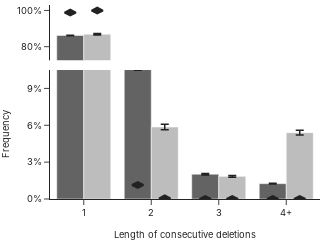

Notebook source saved alongside this figure:
### Code cell
fig = length_plots(data, 'deletions')
fig.update_yaxes(title='Frequency', range=[0, 0.105], row=2, dtick=0.03, title_font_size=28/3, tickfont_size=28/3)
fig.update_yaxes(range=[0.725, 1.03], row=1, dtick=0.2, title_font_size=28/3, tickfont_size=28/3)
fig.update_xaxes(title='Length of consecutive deletions', title_font_size=28/3, tickfont_size=28/3)
fig.show()
fig.write_image("length_dels.svg")

### Figure 1 — Plotly figure (JSON) as saved in the notebook; plotly's stock layout.template omitted (floating-point values rounded to 4 significant figures)
{"data": [{"error_y": {"array": [0.00106, 0.0006562, 0.0005399, 0.0002584], "color": "#222222", "thickness": 1.5, "type": "data", "visible": true}, "marker": {"color": "#636363"}, "type": "bar", "x": [1, 2, 3, 4], "xaxis": "x", "y": [0.862, 0.1054, 0.02016, 0.01248], "yaxis": "y"}, {"error_y": {"array": [0.00106, 0.0006562, 0.0005399, 0.0002584], "color": "#222222", "thickness": 1.5, "type": "data", "visible": true}, "marker": {"color": "#636363"}, "type": "bar", "x": [1, 2, 3, 4], "xaxis": "x2", "y": [0.862, 0.1054, 0.02016, 0.01248], "yaxis": "y2"}, {"marker": {"color": "#222222", "line": {"color": "#222222", "width": 2}, "size": 8, "symbol": "diamond-wide"}, "mode": "markers", "type": "scatter", "x": [0.8, 1.8, 2.8, 3.8], "xaxis": "x", "y": [0.9885, 0.01138, 1.527e-06, 1.509e-06], "yaxis": "y"}, {"marker": {"color": "#222222", "line": {"color": "#222222", "width": 2}, "size": 8, "symbol": "diamond-wide"}, "mode": "markers", "type": "scatter", "x": [0.8, 1.8, 2.8, 3.8], "xaxis": "x2", "y": [0.9885, 0.01138, 1.527e-06, 1.509e-06], "yaxis": "y2"}, {"error_y": {"array": [0.004053, 0.002198, 0.0007357, 0.001976], "color": "#222222", "thickness": 1.5, "type": "data", "visible": true}, "marker": {"color": "#bdbdbd"}, "type": "bar", "x": [1, 2, 3, 4], "xaxis": "x", "y": [0.869, 0.05859, 0.01845, 0.05398], "yaxis": "y"}, {"error_y": {"array": [0.004053, 0.002198, 0.0007357, 0.001976], "color": "#222222", "thickness": 1.5, "type": "data", "visible": true}, "marker": {"color": "#bdbdbd"}, "type": "bar", "x": [1, 2, 3, 4], "xaxis": "x2", "y": [0.869, 0.05859, 0.01845, 0.05398], "yaxis": "y2"}, {"marker": {"color": "#222222", "line": {"color": "#222222", "width": 2}, "size": 8, "symbol": "diamond-wide"}, "mode": "markers", "type": "scatter", "x": [1.2, 2.2, 3.2, 4.2], "xaxis": "x", "y": [0.9994, 0.0005852, 2.007e-10, 2.006e-10], "yaxis": "y"}, {"marker": {"color": "#222222", "line": {"color": "#222222", "width": 2}, "size": 8, "symbol": "diamond-wide"}, "mode": "markers", "type": "scatter", "x": [1.2, 2.2, 3.2, 4.2], "xaxis": "x2", "y": [0.9994, 0.0005852, 2.007e-10, 2.006e-10], "yaxis": "y2"}], "layout": {"barmode": "group", "font": {"family": "Inter"}, "height": 175, "legend": {"font": {"size": 9.333}}, "margin": {"b": 0, "l": 50, "r": 0, "t": 5}, "showlegend": false, "width": 245, "xaxis": {"anchor": "y", "domain": [0, 1], "matches": "x2", "range": [0.5, 4.5], "showticklabels": false, "tickfont": {"size": 9.333}, "tickmode": "array", "ticktext": ["1", "2", "3", "4+"], "tickvals": [1, 2, 3, 4], "title": {"font": {"size": 9.333}, "text": "Length of consecutive deletions"}, "visible": false}, "xaxis2": {"anchor": "y2", "domain": [0, 1], "range": [0.5, 4.5], "showticklabels": true, "tickfont": {"size": 9.333}, "tickmode": "array", "ticktext": ["1", "2", "3", "4+"], "tickvals": [1, 2, 3, 4], "title": {"font": {"size": 9.333}, "text": "Length of consecutive deletions"}, "visible": true}, "yaxis": {"anchor": "x", "domain": [0.715, 1], "dtick": 0.2, "range": [0.725, 1.03], "tickfont": {"size": 9.333}, "tickformat": ",.0%", "title": {"font": {"size": 9.333}}}, "yaxis2": {"anchor": "x2", "domain": [0, 0.665], "dtick": 0.03, "range": [0, 0.105], "tickfont": {"size": 9.333}, "tickformat": ",.0%", "title": {"font": {"size": 9.333}, "text": "Frequency"}}}}
